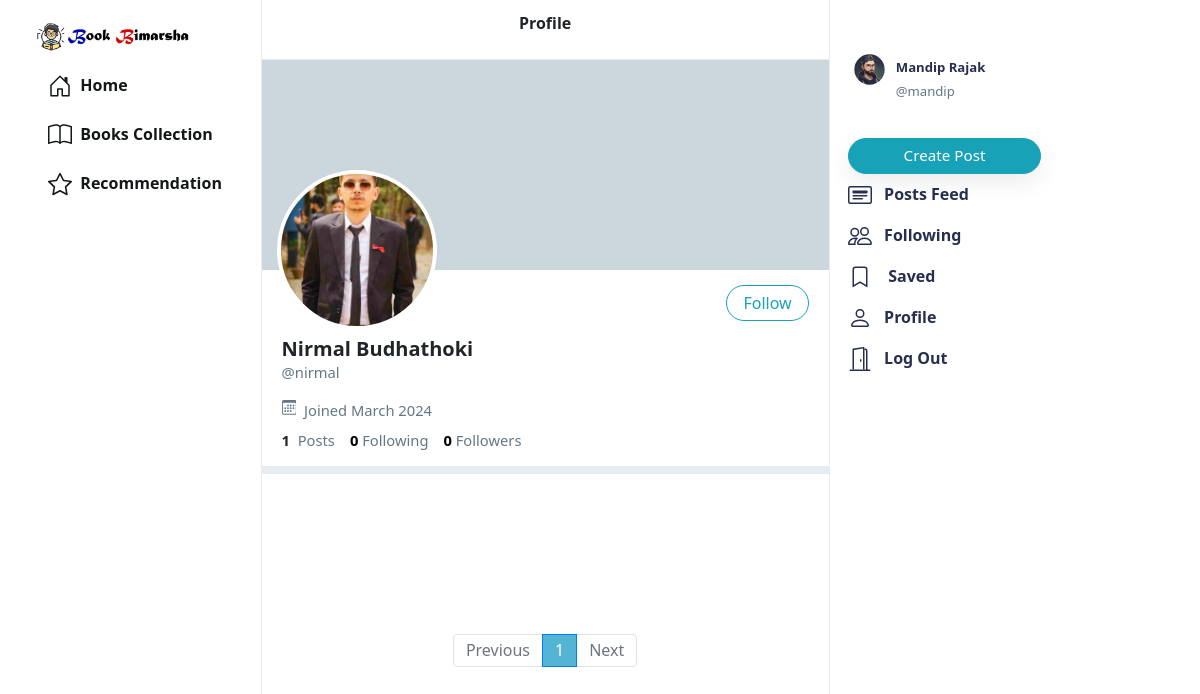
The app's page /nirmal (signed in) with its own data.
### network/models.py (models this page shows, shortened)
class User(AbstractUser):
    profile_pic = models.ImageField(upload_to='profile_pic/')
    bio = models.TextField(max_length=160, blank=True, null=True)
    cover = models.ImageField(upload_to='covers/', blank=True)

### network/views.py (the view)
# urls.py: path("<str:username>", views.profile, name='profile'),
def profile(request, username):
    user = User.objects.get(username=username)
    all_posts = Post.objects.filter(creater=user).order_by('-date_created')
    paginator = Paginator(all_posts, 10)
    page_number = request.GET.get('page')
    if page_number == None:
        page_number = 1
    posts = paginator.get_page(page_number)
    followings = []
    suggestions = []
    follower = False
    if request.user.is_authenticated:
        followings = Follower.objects.filter(followers=request.user).values_list('user', flat=True)
        suggestions = User.objects.exclude(pk__in=followings).exclude(username=request.user.username).order_by("?")[:6]
        if request.user in Follower.objects.get(user=user).followers.all():
            follower = True
    follower_count = Follower.objects.get(user=user).followers.all().count()
    following_count = Follower.objects.filter(followers=user).count()
    return render(request, 'network/profile.html', {
        "username": user,
        "posts": posts,
        "posts_count": all_posts.count(),
        "suggestions": suggestions,
        "page": "profile",
        "is_follower": follower,
        "follower_count": follower_count,
        "following_count": following_count
    })

### network/templates/network/profile.html (shortened to what this page needs)
{% extends 'network/index.html' %}
{% load static %}
{% block profile %}
    <div class="profile-view" data-user="{{username.username}}">
        <div class="cover-image" style="background-image: url(/media/{{username.cover}})"></div>
        <div class="profile-image" style="background-image: url(/media/{{username.profile_pic}})"></div>
        <div class="profile-details">
            <div>
                {% if user.username == username.username %}
                    <button class="btn btn-outline-info float-right" id="edit-profile-btn"><a href="{% url 'profile_edit' %}">Edit Profile</a></button>
                {% elif is_follower %}
                    <button class="btn btn-info float-right" onclick="unfollow_user(this,'{{username.username}}','edit_page')" id="following-btn">Following</button>
                {% else %}
                    <button class="btn btn-outline-info float-right" onclick="follow_user(this,'{{username.username}}','edit_page')" id="follow-btn">Follow</button>
                {% endif %}
            </div>
            <div class="details-data">
                <h5>{{username.first_name}} {{username.last_name}}</h5>
                <div class="grey">@{{username.username}}</div>
                <div class="grey" style="padding: 8px 0px;">
                    &nbsp;Joined {{username.date_joined | date:"F Y"}}
                </div>
                <div>
                    <strong>
                        {{posts_count}}
                    </strong>
                    &nbsp;<span class="grey">Posts</span>
                    <a href="/n/following">
                        <strong id="following__count">{{following_count | default:0}}</strong>&nbsp;<span class="grey">Following</span>
                    </a>
                    <a href="/n/follower">
                        <strong id="follower__count">{{follower_count | default:0}}</strong>&nbsp;<span class="grey">Followers</span>
                    </a>
                </div>
            </div>
        </div>
    </div>
    <div class="space"></div>
{% endblock %}

### network/templates/network/layout.html (shortened to what this page needs)
{% load static %}
<!DOCTYPE html>
<html lang="en">
    <head>
        <link rel="stylesheet" href="https://stackpath.bootstrapcdn.com/bootstrap/4.4.1/css/bootstrap.min.css">
        <link href="{% static 'network/styles.css' %}" rel="stylesheet">
    </head>
    <body>
        <div class="body" data-page="{{page}}">
            <div class="sidenav">
                <a href="{% url 'index' %}" class="navbar-brand">
                    <img src="{% static 'network/Images/BLogo.png' %}" height="31px" width="100%">
                </a>
                <div style="height: 100%;">
                    <li class="nav-item" id="home">
                        <a href="/" class="nav-link">
                            <div>
                                &nbsp;Home
                            </div>
                        </a>
                        </li>
                    <li class="nav-item" id="bookscollection">
                        <a href="{% url 'bookscoll' %}" class="nav-link">
                            <div>
                                &nbsp;Books Collection
                            </div>
                        </a>
                        </li>
                        <li class="nav-item" id="recommend">
                            <a href="{% url 'recommend' %}"class="nav-link">
                                <div>
                                    &nbsp;Recommendation
                                </div>
                            </a>
                            </li>
                </div>
            </div>
            {% block body %}
            {% endblock %}
            <div class="right-div">
                <nav class="head">
                </nav>
                <div class='right-div-content'>
                    <div class="space" style="background-color: white;"></div>
                    {% if user.is_authenticated %}
                        <div style="position: absolute; top: 40px;">
                            <ul class="navbar-nav">
                            {% if user.is_authenticated %}
                                <li class="nav-item sidenav-user">
                                    <a href="{% url 'profile' user.username %}" class="nav-link">
                                        <div class="user_account">
                                            <div class="small-profilepic" style="float: left; background-image: url(/media/{{user.profile_pic}})"></div>
                                            <div style="height: 2.7vw; margin: auto;">
                                                <div style="margin-top: 5px; color: #272e4f;"><strong>{{user.first_name}} {{user.last_name}}</strong></div>
                                                <div class="grey" style="margin-top: 4px;">@{{ user.username }}</div>
                                            </div>
                                        </div>
                                    </a>
                                </li>
                            {% endif %}
                            </ul>
                        </div>
                    {% endif %}
                    <div>
                        <div style="margin-top: 60px;">
                                {% if user.is_authenticated %}
                                <button id="popup-btn" class="btn btn-info new-post-btn" onclick="createpost()"style="margin-top: 10px;">Create Post</button>
                                {% endif %}
                            <ul class="navbar-nav">
                                <li class="nav-item" id="all_posts">
                                <a href="{% url 'index' %}" class="nav-link">
                                    <div style="color: #272e4f;">
                                        &nbsp;&nbsp;<strong>Posts Feed</strong>
                                    </div>
                                </a>
                                </li>
                                {% if user.is_authenticated %}
                                    <li class="nav-item" id="following">
                                        <a href="{% url 'following' %}" class="nav-link">
                                            <div style="color: #272e4f;">
                                                &nbsp;&nbsp;<strong>Following</strong>
                                            </div>
                                        </a>
                                    </li>
                                    <li class="nav-item" id="saved">
                                        <a href="{% url 'saved' %}" class="nav-link">
                                            <div style="color: #272e4f;">
                                                <svg width="1.5em" height="1.5em" viewBox="0 0 16 16" class="bi bi-bookmark" fill="currentColor" xmlns="http://www.w3.org/2000/svg">
                                                    <path fill-rule="evenodd" d="M8 12l5 3V3a2 2 0 0 0-2-2H5a2 2 0 0 0-2 2v12l5-3zm-4 1.234l4-2.4 4 2.4V3a1 1 0 0 0-1-1H5a1 1 0 0 0-1 1v10.234z"/>
                                                  </svg>
                                                &nbsp;&nbsp;<strong> Saved </strong>
                                            </div>
                                        </a>
                                    </li>
                                    <li class="nav-item" id="profile">
                                        <a href="{% url 'profile' user.username %}" class="nav-link">
                                            <div style="color: #272e4f;">
                                                &nbsp;&nbsp;<strong>Profile</strong>
                                            </div>
                                        </a>
                                    </li>
                                    <li class="nav-item" id="logout">
                                        <a href="{% url 'logout' %}" class="nav-link">
                                            <div style="color: #272e4f;">
                                                &nbsp;&nbsp;<strong>Log Out</strong>
                                            </div>
                                        </a>
                                    </li>
                                {% endif %}
                            </ul>
                        </div>
                    </div>
                </div>
            </div>
        </div>
    </body>
</html>

### network/static/network/styles.css (style rules this page uses)
.body { display: flex; min-height: 100%; font-family: system-ui, sans-serif; }
.btn { border-radius: 20px; padding: 0.32rem 1rem 0.375rem 1rem; }
.btn, .btn:focus, .btn:active { box-shadow: none !important; -webkit-box-shadow: none !important; }
.grey { color: #657786; }
svg { vertical-align: text-top; }
.sidenav { height: 100%; width: 21.8%; position: fixed; top: 0; left: 0; padding: 15px; list-style: none; border-right: .5px solid #e6ecf0; z-index: 100; padding-left: 3%; background-color: white; }
.sidenav li { margin-top: 7px; }
.sidenav .nav-link { color: #14171a; line-height: .7em; font-weight: 700; padding: 0px; }
.sidenav .nav-link > div { padding: 10px 20px 8px 12px; border-radius: 25px; line-height: 0.9em; width: max-content; }
.new-post-btn { padding-left: 55px !important; padding-right: 55px !important; font-size: .95em; font-weight: 530; box-shadow: rgba(0, 0, 0, 0.08) 0px 8px 24px !important; }
.user_account { display: flex; font-size: .82rem; font-weight: normal; padding-top: 3px !important; padding-bottom: 3px !important; padding-left: 3px !important; }
.user_account .small-profilepic { transform: scale(.82); margin-left: auto; margin-top: auto; }
.active a { color: #28a745 !important; }
.head { height: 7.5vh; }
.small-profilepic { width: 3.1vw; height: 3.1vw; border-radius: 9999px; overflow: hidden; margin-right: 8px; background-size: cover; background-repeat: no-repeat; background-position: center; box-sizing: content-box; }
.space { height: 8px; background-color: #e6ecf0; }
.cover-image { height: 210px; background-size: cover; background-position: center; background-repeat: no-repeat; background-color: #ccd6dd; }
.profile-image { width: 160px; height: 160px; position: absolute; left: 15px; top: 110px; border-radius: 99999px; border: 4px solid white; background-size: cover; background-repeat: no-repeat; background-position: center; background-color: white; }
.profile-details { padding: 15px 20px; }
.profile-details button { padding-bottom: 0.3rem; }
.profile-details > .details-data { margin-top: 52px; font-size: .92em; }
.profile-details h5 { font-weight: 800; margin-bottom: 0px; }
.profile-details a { color: black; text-decoration: none; }
.right-div { width: 28%; height: 100vh; position: fixed; right: 2.95%; border-left: .5px solid #e6ecf0; background-color: white; }
.right-div .head { padding: .9vh 1.5vw; }
.right-div-content { height: 92.5vh; overflow: auto; padding-left: 1.5vw; padding-right: 1.5vw; }

### records on screen
User: profile_pic (picture), first_name "Nirmal", last_name "Budhathoki", username "nirmal", date_joined "March 2024"
User: profile_pic (picture), first_name "Mandip", last_name "Rajak", username "mandip"

### other values on screen
{{ posts_count }} "1"
{{ following_count | default:0 }} "0"
{{ follower_count | default:0 }} "0"
{{ each }} "1"
